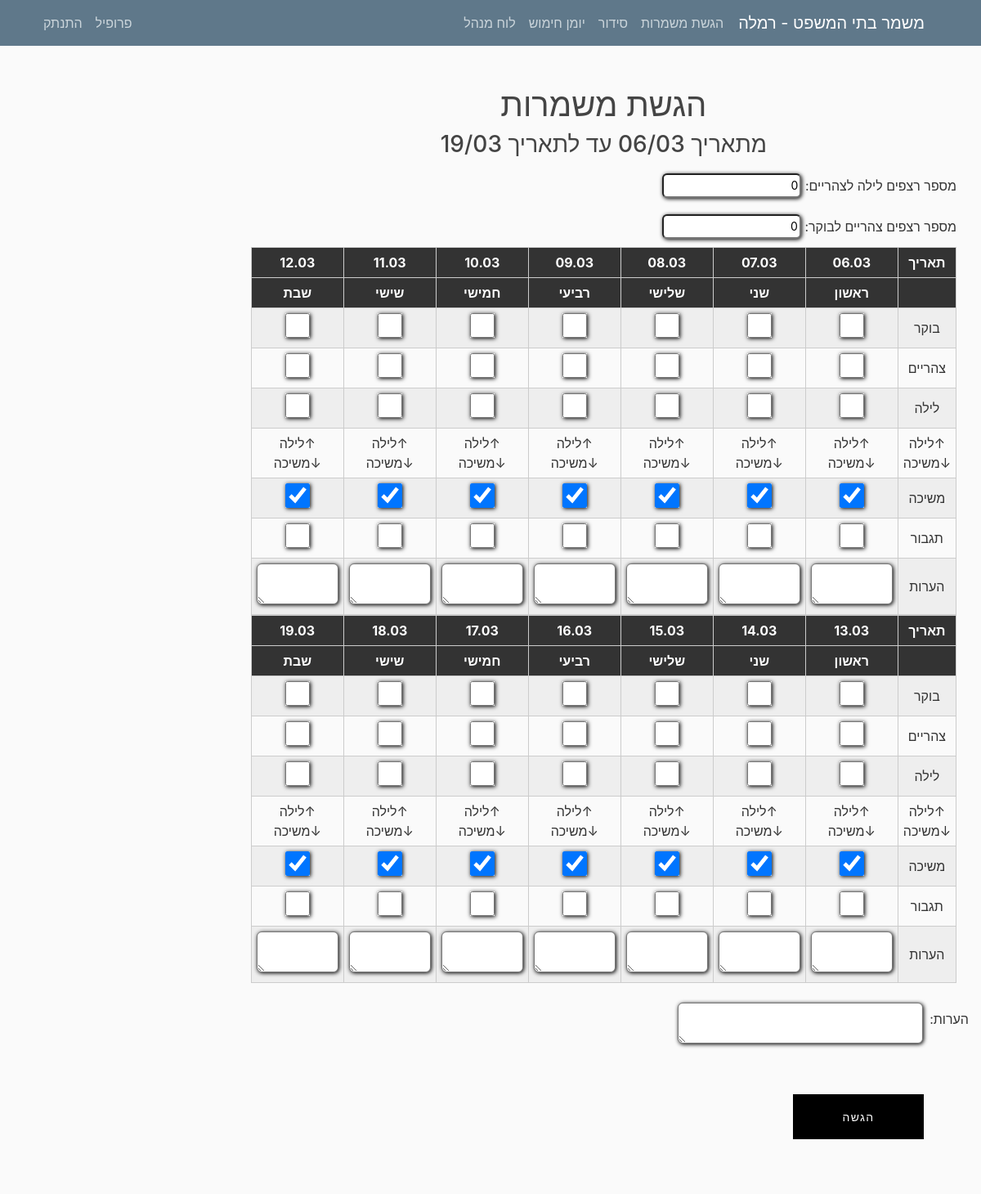
/serve/ (signed in), run on an earlier commit of the app's database.
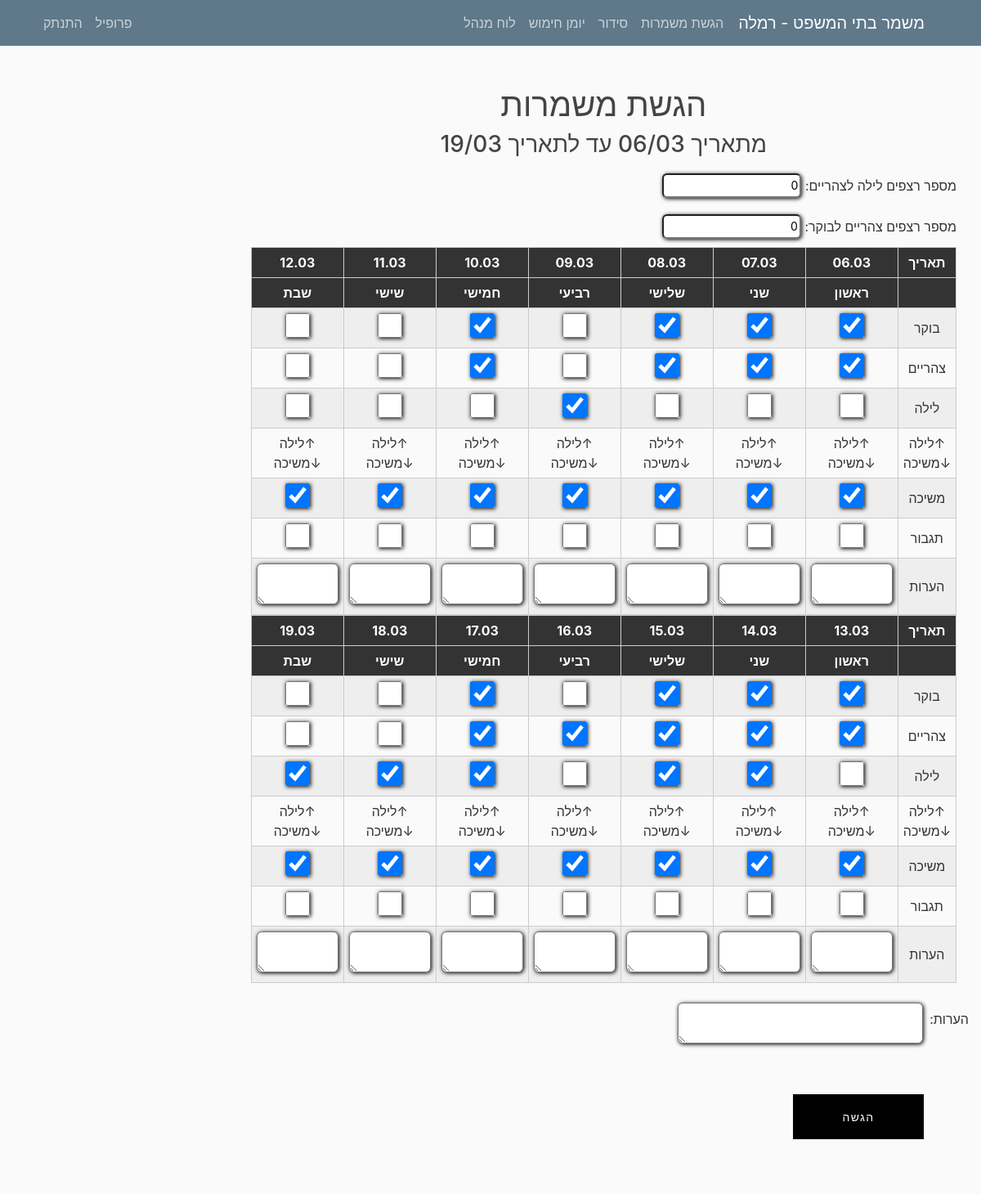
And on a later commit of the database.
### mishmar/models.py (models this page shows, shortened)
class Shift(models.Model):
    user = models.ForeignKey(User, on_delete=models.CASCADE)
    organization = models.ForeignKey(Organization1, on_delete=models.CASCADE, blank=True, null=True)
    notes = models.TextField(max_length=200, blank=True, verbose_name="הערות")
    seq_night = models.IntegerField(default=0, verbose_name="מ\"ס רצפים לילה לצהריים")
    seq_noon = models.IntegerField(default=0, verbose_name="מ\"ס רצפים צהריים לבוקר")
    weeks_data = JSONField()
    class Meta:
        verbose_name = "הגשה"
        verbose_name_plural = "הגשות"

### mishmar/views.py (the view)
# urls.py: path("serve/", views.shift_view, name="Serve"),
@login_required
def shift_view(request):
    organization = Organization.objects.order_by('-date')[0]
    notes_text = ""
    empty = False
    settings = Settings.objects.last()
    submitting = settings.submitting
    user_settings = USettings.objects.all().filter(user=request.user).first()
    days = []
    for x in range(organization.num_weeks * 7):
        days.append(Organization.objects.order_by('-date')[0].date + datetime.timedelta(days=x))
    events = Event.objects.all()
    for x in range(organization.num_weeks * 7):
        if len(events.filter(date2=days[x])) > 0:
            for ev in events.filter(date2=days[x]):
                if user_settings.nickname == ev.nickname:
                    message = f'לא לשכוח בתאריך {ev.date2} יש {ev.description}. אם יש שינוי להודיע!'
                    message = translate_text(message, request.user, "hebrew")
                    messages.info(request, message)
                elif ev.nickname == 'כולם':
                    message = f'לא לשכוח בתאריך {ev.date2} יש {ev.description}'
                    message = translate_text(message, request.user, "hebrew")
                    messages.info(request, message)
                elif ev.nickname == 'מנהלים' and isStaff(request.user):
                    message = f'לא לשכוח בתאריך {ev.date2} יש {ev.description}'
                    message = translate_text(message, request.user, "hebrew")
                    messages.info(request, message)
                elif ev.nickname == 'אחמשים' and is_manager(request.user):
                    message = f'לא לשכוח בתאריך {ev.date2} יש {ev.description}'
                    message = translate_text(message, request.user, "hebrew")
                    messages.info(request, message)
    if request.method == 'POST':
        if not submitting:
            messages.error(request, "לא ניתן כבר להגיש ולשנות משמרות")
            return redirect('Home')
        if not already_submitted(request.user):
            shift = Shift()
            shift_data_temp = {}
            for i in range(organization.num_weeks):
                shift_data_temp[str(i)] = {}
                for j in range(1, 8):
                    shift_data_temp[str(i)][f'M{j}'] = False
                    shift_data_temp[str(i)][f'P{j}'] = True
                    shift_data_temp[str(i)][f'A{j}'] = False
                    shift_data_temp[str(i)][f'N{j}'] = False
                    shift_data_temp[str(i)][f'R{j}'] = False
                    shift_data_temp[str(i)][f'notes{j}'] = ""
            shift.weeks_data = shift_data_temp
        else:
            org = Organization.objects.order_by('-date')[0]
            shifts = Shift.objects.filter(organization=org)
            shift = shifts.filter(user=request.user).first()
            notes_text = str(shift.notes)
        shift.user = request.user
        shift.organization = Organization.objects.order_by('-date').first()
        notes_area = request.POST.get("notesArea")
        shift.notes = notes_area
        shift.seq_night = request.POST.get(f"seq_night", 0)
        shift.seq_noon = request.POST.get(f"seq_noon", 0)
        shift_data_temp = {}
        for i in range(organization.num_weeks):
            shift_data_temp[str(i)] = {}
            for j in range(1, 8):
                shift_data_temp[str(i)][f'M{j}'] = False
                shift_data_temp[str(i)][f'P{j}'] = True
                shift_data_temp[str(i)][f'A{j}'] = False
                shift_data_temp[str(i)][f'N{j}'] = False
                shift_data_temp[str(i)][f'R{j}'] = False
                shift_data_temp[str(i)][f'notes{j}'] = ""
        for i in range(organization.num_weeks):
            for j in range(1, 8):
                shift_data_temp[str(i)][f"M{j}"] = checkbox(request.POST.get(f"M{j}_{i}", False))
                shift_data_temp[str(i)][f"P{j}"] = checkbox(request.POST.get(f"P{j}_{i}", False))
                shift_data_temp[str(i)][f"A{j}"] = checkbox(request.POST.get(f"A{j}_{i}", False))
                shift_data_temp[str(i)][f"N{j}"] = checkbox(request.POST.get(f"N{j}_{i}", False))
                shift_data_temp[str(i)][f"R{j}"] = checkbox(request.POST.get(f"R{j}_{i}", False))
                shift_data_temp[str(i)][f"notes{j}"] = request.POST.get(f"notes{j}_{i}", False)
        if not already_submitted(request.user):
            messages.success(request, translate_text(f'משמרות הוגשו בהצלחה!', request.user, "hebrew"))
        else:
            messages.success(request, translate_text(f'משמרות עודכנו בהצלחה!', request.user, "hebrew"))
        shift.weeks_data = shift_data_temp
        shift.save()
        shift_data = shift.weeks_data
        return redirect("Home")
    else:
        if not submitting:
            shifts = Shift.objects.order_by('-organization__date')
            if len(shifts.filter(user=request.user, organization=organization).order_by('-organization__date')) > 0:
                shift = shifts.filter(user=request.user).order_by('-organization__date').first()
                shift_data = shift.weeks_data
                notes_text = str(shift.notes)
            else:
                empty = True
        elif not already_submitted(request.user):
            shift_data = {}
            shift = None
            for i in range(organization.num_weeks):
                shift_data[str(i)] = {}
                for j in range(1, 8):
                    shift_data[str(i)][f"M{j}"] = False
                    shift_data[str(i)][f"P{j}"] = True
                    shift_data[str(i)][f"A{j}"] = False
                    shift_data[str(i)][f"N{j}"] = False
                    shift_data[str(i)][f"R{j}"] = False
                    shift_data[str(i)][f"notes{j}"] = ""
            notes_text = ""
        else:
            shifts = Shift.objects.filter(organization=organization)
            shift = shifts.filter(user=request.user).first()
            shift_data = shift.weeks_data
            notes_text = str(shift.notes)
    if not empty:
        context = {
            "shift": shift,
            "shift_data": shift_data,
            "days": days,
            "submitting": submitting,
            "notes_text": notes_text,
            "empty": empty,
            "manager": False,
        }
    else:
        context = {
            "empty": empty,
            "manager": False,
        }
    return render(request, "mishmar/shifts.html", context)

### mishmar/views.py (called while the page is built)
def already_submitted(user):
    organization = Organization.objects.order_by('-date').first()
    shifts = Shift.objects.filter(organization=organization)
    if len(shifts) == 0:
        return False
    else:
        if len(shifts.filter(user=user)) == 0:
            return False
    return True

@register.filter
def get_served_week(served, week_num):
    return served[week_num]

@register.filter
def get_list_dict_served(served, shift):
    new_list = []
    for i in range(1, 8):
        new_list.append(served[f'{shift}{i}'])
    return new_list

@register.filter
def get_city(string):
    settings = Settings.objects.all().first()
    return settings.city

@register.filter
def isStaff(user):
    return user.groups.filter(name='staff').exists()

@register.filter
def getmonth(month):
    letter = month.lower()[0]
    if (letter >= 'a' and letter <= 'z'):
        return month
    else:
        months_he = ["ינו", "פבר", "מרץ", "אפר", "מאי", "יונ", "יול", "אוג", "ספט", "אוק", "נוב", "דצמ"]
        months = ["jan", "feb", "mar", "apr", "may", "jun", "jul", "aug", "sep", "oct", "nov", "dec"]
        return months[months_he.index(month)]

### mishmar/templates/mishmar/shifts.html (shortened to what this page needs)
{% extends "mishmar/base.html" %}
{% load crispy_forms_filters %}
{% load crispy_forms_tags %}
{% block content %}
{% if request.user.username != 'metagber' %}
    {% if empty %}
        <h1>לא הגשת משמרות עדיין וכבר לא ניתן השבוע</h1>
    {% elif not submitting %}
        <h3>לא ניתן להגיש/לשנות משמרות כבר</h3>
        <h5>מתאריך {{ days|first|date:"d/m" }} עד לתאריך {{ days|last|date:"d/m" }} הגשה אחרונה: </h5>
        {% block view_form %}
    {% include "mishmar/ShiftView.html" %}
{% endblock %}
    {% else %}
    <h1>הגשת משמרות</h1>
<h3>מתאריך {{ days|first|date:"d/m" }} עד לתאריך {{ days|last|date:"d/m" }}</h3>
        <form method="POST">
        <fieldset class="form-group">
    {% block form %}
    {% include "mishmar/ShiftView.html" %}
{% endblock %}
            </fieldset>
            <div class="form-group">
            <div class="con buttons">
      <button class="but effect01" type="submit"><span>הגשה</span></button>
    </div>
     </div>
        </form>
    {% endif %}
    {% endif %}
{% endblock content %}

### mishmar/templates/mishmar/ShiftView.html (shortened to what the changed rows need)
<div style="padding:10px 0">
    {% if submitting %}
    <a>מספר רצפים לילה לצהריים: </a><input required type="number" min="0" {% if shift != None %} value="{{ shift.seq_night }}" {% else %} value="0" {% endif %} name="seq_night" id="id_seq_night">
    {% else %}
        <a>מספר רצפים לילה לצהריים: </a><input required type="number" min="0" {% if shift != None %} value="{{ shift.seq_night }}" {% else %} value="0" {% endif %} name="seq_night" id="id_seq_night" disabled>
    {% endif %}
</div>
<div style="padding:10px 0">
    {% if submitting %}
    <a>מספר רצפים צהריים לבוקר: </a><input required type="number" min="0" {% if shift != None %} value="{{ shift.seq_noon }}" {% else %} value="0" {% endif %} name="seq_noon" id="id_seq_noon">
    {% else %}
    <a>מספר רצפים צהריים לבוקר: </a><input required type="number" min="0" {% if shift != None %} value="{{ shift.seq_noon }}" {% else %} value="0" {% endif %} name="seq_noon" id="id_seq_noon" disabled>
    {% endif %}
</div>
{% for week in shift_data %}
<table class="responsive-table-input-matrix" style="align-items: center">
		<thead>
		<tr>
			<th>תאריך</th>
			{% for day in days|clip_days:forloop.counter0 %}
                <th>{{ day|date:"d.m" }}</th>
                {% endfor %}
		</tr>
		<tr>
			<th></th>
			<th>ראשון</th>
			<th>שני</th>
			<th>שלישי</th>
			<th>רביעי</th>
			<th>חמישי</th>
			<th>שישי</th>
			<th>שבת</th>
		</tr>
		</thead>
		<tbody>
		<tr style="align-content: end">
			<td>בוקר</td>
        {% for field in shift_data|get_served_week:week|get_list_dict_served:"M" %}
			<td><input type="checkbox" {% if not submitting %} disabled {% endif %} {% if field|default_if_none:False == True %} checked {% endif %} name="M{{ forloop.counter }}_{{ forloop.parentloop.counter0 }}"></td>
            {% endfor %}
		</tr>
		<tr>
			<td>צהריים</td>
            {% for field in shift_data|get_served_week:week|get_list_dict_served:"A" %}
            <td><input type="checkbox" {% if not submitting %} disabled {% endif %} {% if field|default_if_none:False == True %} checked {% endif %} name="A{{ forloop.counter }}_{{ forloop.parentloop.counter0 }}"></td>
            {% endfor %}
		</tr>
		<tr>
		<td>לילה</td>
        {% for field in shift_data|get_served_week:week|get_list_dict_served:"N" %}
        <td><input type="checkbox" {% if not submitting %} disabled {% endif %} {% if field|default_if_none:False == True %} checked {% endif %} name="N{{ forloop.counter }}_{{ forloop.parentloop.counter0 }}"></td>
        {% endfor %}
		</tr>
        <tr>
		<td>↑לילה<br>↓משיכה</td>
			<td>↑לילה<br>↓משיכה</td>
			<td>↑לילה<br>↓משיכה</td>
            <td>↑לילה<br>↓משיכה</td>
            <td>↑לילה<br>↓משיכה</td>
            <td>↑לילה<br>↓משיכה</td>
            <td>↑לילה<br>↓משיכה</td>
            <td>↑לילה<br>↓משיכה</td>
		</tr>
        <tr>
			<td>משיכה</td>
            {% for field in shift_data|get_served_week:week|get_list_dict_served:"P" %}
            <td><input type="checkbox" {% if not submitting %} disabled {% endif %} {% if field|default_if_none:False == True %} checked {% endif %} name="P{{ forloop.counter }}_{{ forloop.parentloop.counter0 }}"></td>
            {% endfor %}
		</tr>
        <tr>
			<td>תגבור</td>
            {% for field in shift_data|get_served_week:week|get_list_dict_served:"R" %}
            <td><input type="checkbox" {% if not submitting %} disabled {% endif %} {% if field|default_if_none:False == True %} checked {% endif %} name="R{{ forloop.counter }}_{{ forloop.parentloop.counter0 }}"></td>
            {% endfor %}
		</tr>
		<tr>
			<td>הערות</td>
            {% for field in shift_data|get_served_week:week|get_list_dict_served:"notes" %}
                <td><textarea name="notes{{ forloop.counter }}_{{ forloop.parentloop.counter0 }}" {% if not submitting %} disabled {% endif %} >{{ field|default_if_none:"" }}</textarea></td>
            {% endfor %}
		</tr>
		</tbody>
	</table>
{% endfor %}

What changed in the data, as far as the page shows it:
added Shift: seq_night "0", seq_noon "0"
Also different on the page:
form field if: "☐" → "☑"
form field seq_night: "0" → (not shown)
form field seq_noon: "0" → (not shown)
